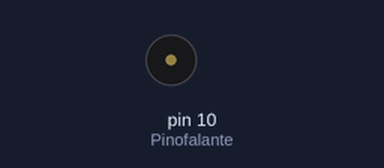
A sketch run on a simulated Arduino Uno, built with avr-gcc and run on an emulated ATmega328P. Parts: buzzer (waves = sounding).

Above: at 0.1 s.
Timing chart, 0 to 1.6 s (numbered marks = the images above):
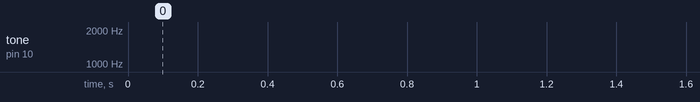

The sketch:

buzzer.ino
```cpp
int frequencia = 0;
int Pinofalante = 10;
int tempo = 0;

void setup()
{
  pinMode(Pinofalante,OUTPUT); //PINO DO BUZZER
}

void loop()
{
  for (frequencia = 150; frequencia < 1800; frequencia += 1)
  {
    tone(Pinofalante, frequencia, tempo);
    delay(1);
  }
  for (frequencia = 1800; frequencia > 150; frequencia -= 1)
  {
    tone(Pinofalante, frequencia, tempo);
    delay(1);
  }

}
```
